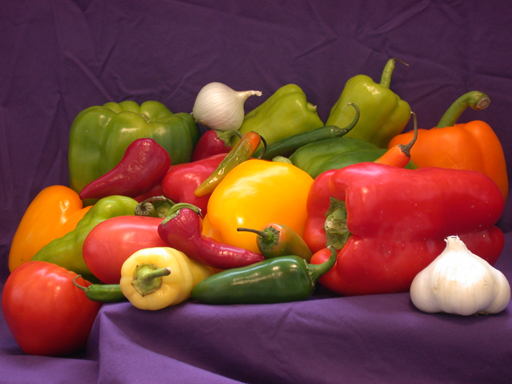
%> input picture sample_images/peppers.png, 512 x 384 px
$ octave --eval "result = medfilt2(imread('../../sample_images/peppers.png'));"   (GNU Octave 9; MATLAB toolbox functions it lacks are replaced by stand-ins)
%> lines starting %> are read from the running program, lines starting %| are printed output that depends on the picture
### core/padImage.m
function P = padImage(I, padRows, padCols, mode)
%> called with padRows = 1, padCols = 1, mode = 'zero'
%PADIMAGE Pad an image on all four sides (base-MATLAB version of padarray).
%   P = padImage(I, padRows, padCols, mode) adds padRows rows above and below
%   and padCols columns left and right of every channel of I.
%
%   mode:
%     'zero'      - pad with 0
%     'replicate' - repeat the border pixel            (default)
%     'symmetric' - mirror the image across its border
%
%   Example (replicate, 1 pixel):
%       1 2        1 1 2 2
%       3 4   ->   1 1 2 2
%                  3 3 4 4
%                  3 3 4 4

if nargin < 4 || isempty(mode)
    mode = 'replicate';
end
[h, w, ~] = size(I);
%> h = 384; w = 512

switch lower(mode)
    case 'zero'
        P = zeros(h + 2*padRows, w + 2*padCols, size(I, 3), 'like', I);
%> P: size 386x514x3 double; every value is 0
        P(padRows+1:padRows+h, padCols+1:padCols+w, :) = I;
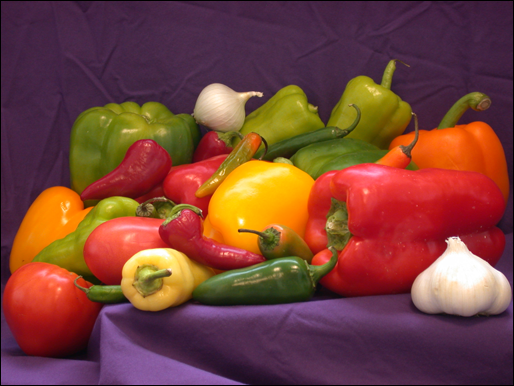
%> P: size 386x514x3 double; mean R, G, B 119.7, 65.8, 57.1
        return
    case 'replicate'
        rowIdx = min(max(1-padRows:h+padRows, 1), h);
        colIdx = min(max(1-padCols:w+padCols, 1), w);
    case 'symmetric'
        rowIdx = mirrorIndex(1-padRows:h+padRows, h);
        colIdx = mirrorIndex(1-padCols:w+padCols, w);
    otherwise
        error('ImageLab:invalidPadding', ...
            'Unknown padding mode "%s". Use zero, replicate or symmetric.', mode);
end
P = I(rowIdx, colIdx, :);
end

% [8 lines left out: function mirrorIndex, not called in this run]

### codelab/shims/medfilt2.m
function J = medfilt2(I, n, varargin)
%MEDFILT2 Code Lab stand-in for the toolbox medfilt2 (base MATLAB).
%   J = medfilt2(I) uses a 3-by-3 window; medfilt2(I, [m n]) any odd size.
%   Borders are padded with zeros like the toolbox default
%   (medfilt2(I, n, 'symmetric') mirrors them).

if nargin < 2 || isempty(n), n = [3 3]; end
if isscalar(n), n = [n n]; end
mode = 'zero';
if ~isempty(varargin) && strcmpi(varargin{1}, 'symmetric'), mode = 'symmetric'; end
r = floor(n / 2);
P = padImage(double(I), r(1), r(2), mode);
S = zeros([size(I, 1), size(I, 2), prod(n)]);
k = 0;
for dc = 0:n(2) - 1
    for dr = 0:n(1) - 1
        k = k + 1;
        S(:, :, k) = P(1 + dr:size(I, 1) + dr, 1 + dc:size(I, 2) + dc);
    end
end
%> after the loop, k = 9
J = median(S, 3);
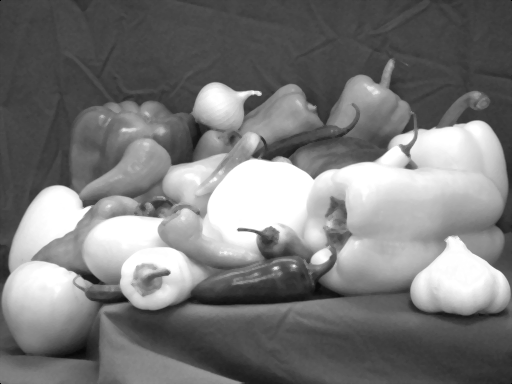
%> J: size 384x512 double; min 0, max 255, mean 120.8
if isinteger(I), J = cast(J, class(I)); elseif islogical(I), J = J > 0.5; end
end
